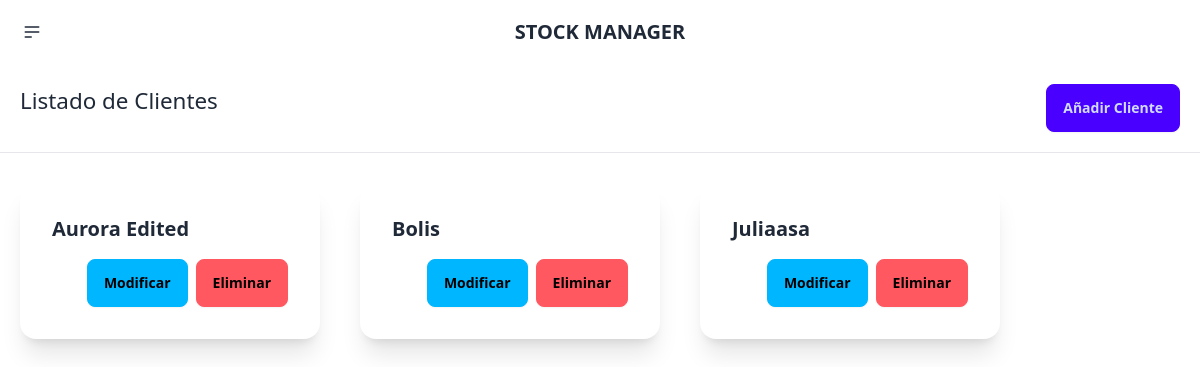
The app's page /stockmanager/clientes/, older data.
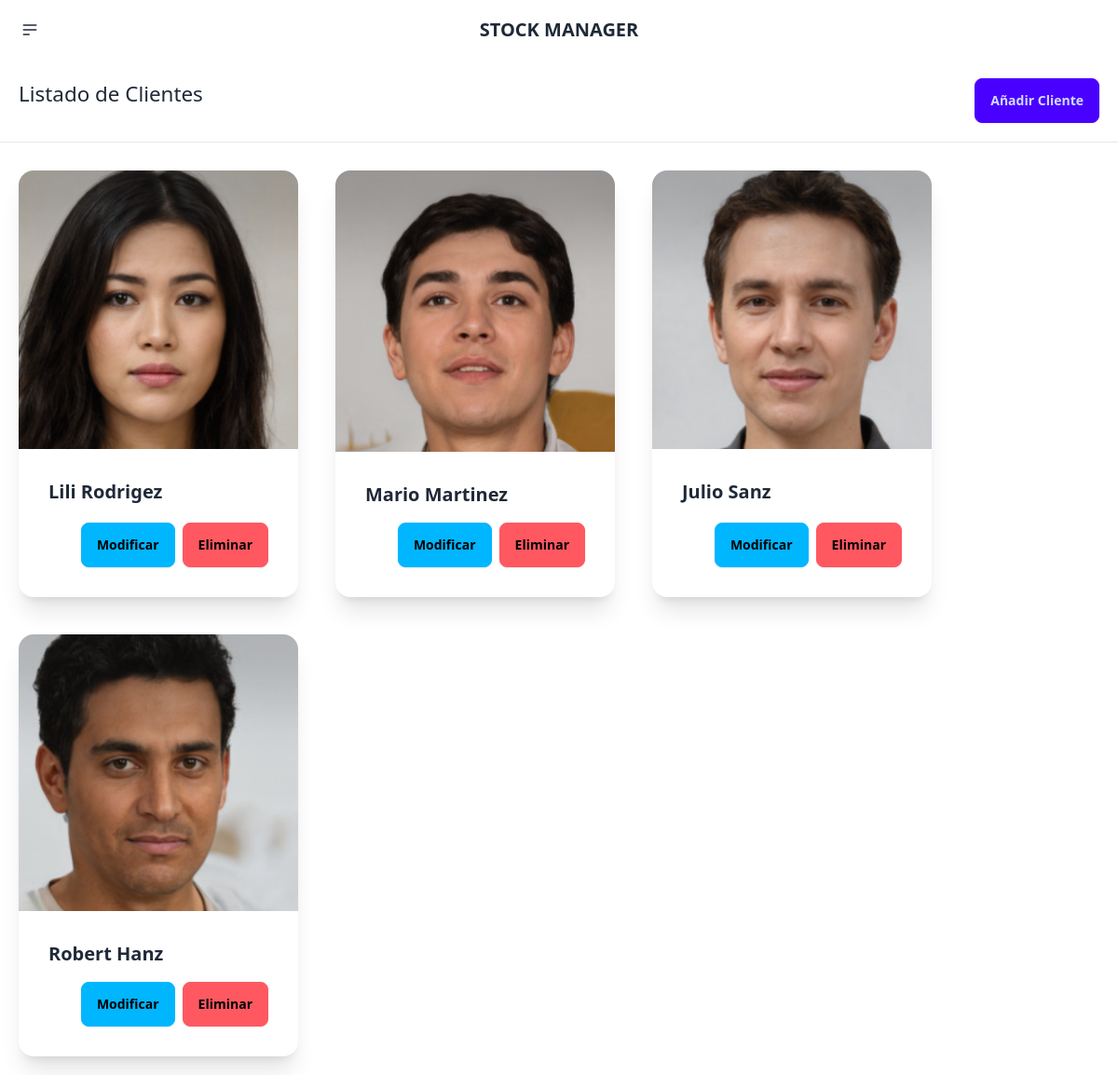
The same page, newer data.
### stockmanager/models.py (models this page shows, shortened)
class Clientes(models.Model):
    ClienteID = models.AutoField(primary_key=True)
    Imagen = models.ImageField(null=True, blank=True, upload_to="images/")
    Nombre = models.CharField(max_length=255)
    Apellido = models.CharField(max_length=255)
    CorreoElectronico = models.CharField(max_length=255)
    Direccion = models.TextField()

### stockmanager/views.py (the view)
# urls.py: path('clientes/', views.clients_index, name='clients_index'),
def clients_index(response):
    clients = Clientes.objects.all()
    return render(response, 'clientes/index.html', {'clients':clients})

### stockmanager/templates/clientes/index.html (shortened to what this page needs)
{% extends 'layouts/base.html' %}
{% load static %}
{% block content %}
<section class="sub-header">
  <h1 class="titulo-form">Listado de Clientes</h1>
  <a href="{% url 'client_new' %}"><button class="btn btn-primary">Añadir Cliente</button></a>
</section>
<hr>
<section class="section-cards">
    {% for client in clients %}
    <div class="card w-96 bg-base-100 shadow-xl">
     <figure><img src="{{client.Imagen.url}}" alt=""  /></figure>
     <div class="card-body">
       <h2 class="card-title">{{client.Nombre}}</h2>
       <p>{{client.Contacto}}</p>
       <div class="card-actions justify-end">
         <a href="{% url 'client_get' client.ClienteID %}"><button class="btn btn-info">Modificar</button></a>
        <form action="{% url 'client_delete' client.ClienteID %}" method="POST">
          <button class="btn btn-error">Eliminar</button>
        </form>
        </div>
     </div>
    </div>
    {% endfor %}
</section>
{% endblock %}

Row changes from the older to the newer data that the page shows:
removed Clientes: Nombre "Aurora Edited"
removed Clientes: Nombre "Bolis"
removed Clientes: Nombre "Juliaasa"
added Clientes: Imagen (picture), Nombre "Lili Rodrigez"
added Clientes: Imagen (picture), Nombre "Mario Martinez"
added Clientes: Imagen (picture), Nombre "Julio Sanz"
added Clientes: Imagen (picture), Nombre "Robert Hanz"
